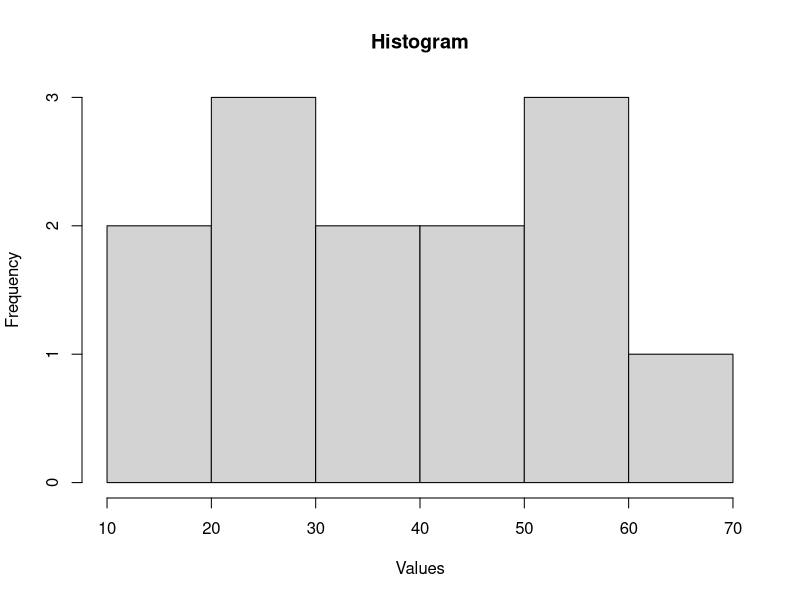
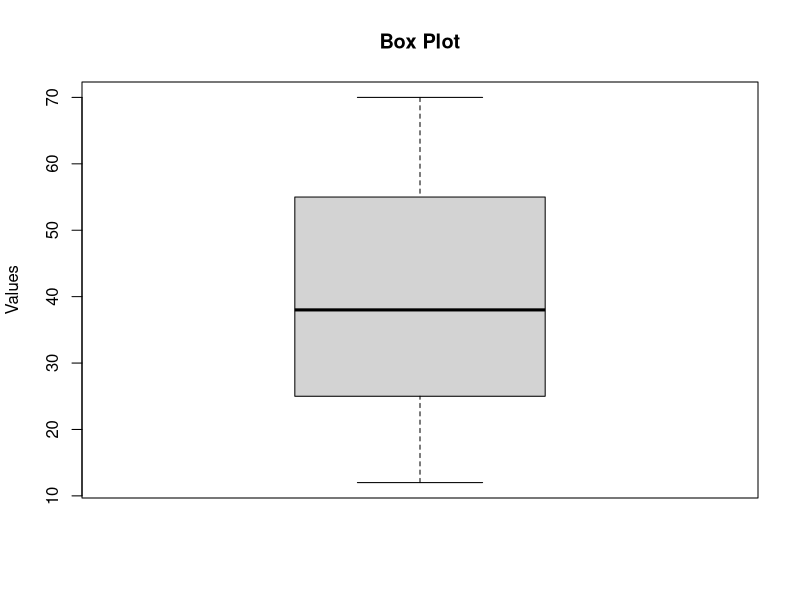

Write R code to recreate these figures, in order.
# Sample data
data <- c(12, 18, 22, 25, 30, 35, 38, 42, 50, 55, 58, 60, 70)

# 1. Measures of Central Tendency
# Mean
mean_value <- mean(data)
cat("Mean:", mean_value, "\n")

# Median
median_value <- median(data)
cat("Median:", median_value, "\n")

# Mode (if any)
table_result <- table(data)
modes <- names(table_result[table_result == max(table_result)])
if(length(modes) > 1) {
  cat("Modes:", paste(modes, collapse = ", "), "\n")
} else {
  cat("Mode:", modes, "\n")
}

# 2. Measures of Dispersion
# Range
range_values <- range(data)
cat("Range:", range_values[1], "to", range_values[2], "\n")

# Variance
variance_value <- var(data)
cat("Variance:", variance_value, "\n")

# Standard Deviation
sd_value <- sd(data)
cat("Standard Deviation:", sd_value, "\n")

# Interquartile Range (IQR)
iqr_value <- IQR(data)
cat("IQR:", iqr_value, "\n")

# 3. Frequency and Count
frequency_table <- table(data)
cat("Frequency Table:\n")
print(frequency_table)

# 4. Summary Statistics
summary_stats <- summary(data)
cat("Summary Statistics:\n")
print(summary_stats)

# 5. Histogram
hist(data, main = "Histogram", xlab = "Values", ylab = "Frequency")

# 6. Box Plot
boxplot(data, main = "Box Plot", ylab = "Values")

# 7. Correlation (two datasets)
data1 <- c(1, 2, 3, 4, 5, 6)
data2 <- c(2, 3, 5, 7, 8, 10)
correlation_coefficient <- cor(data1, data2)
cat("Correlation Coefficient:", correlation_coefficient, "\n")


#------------------------------------------Hypothesis tests ---------------
# One Sample T tests
# Sample data
data <- c(18, 20, 22, 24, 26, 28, 30, 32, 34, 36)

# Hypothesized population mean
mu <- 25

# Perform a one-sample t-test
t_test_result <- t.test(data, mu = mu)

# Print the t-test result
print(t_test_result)


## 2 Sample T - Test
# Sample data for two groups
group1 <- c(58, 60, 62, 64, 66)
group2 <- c(54, 56, 58, 60, 62)

# Perform a two-sample t-test
t_test_result <- t.test(group1, group2)

# Print the t-test result
print(t_test_result)

########## Chi-squared test
# Observed frequencies
observed <- c(25, 30, 35, 40)

# Expected proportions (e.g., equal proportions for a uniform distribution)
expected_proportions <- rep(1/4, length(observed))

# Perform a chi-squared goodness-of-fit test
chi_squared_test_result <- chisq.test(observed, p = expected_proportions)

# Print the chi-squared test result
print(chi_squared_test_result)

### Chi squared test of independence
# Create a contingency table
data <- matrix(c(20, 15, 10, 25, 30, 40), nrow = 2)

# Perform a chi-squared test of independence
chi_squared_test_result <- chisq.test(data)

# Print the chi-squared test result
print(chi_squared_test_result)

########   One way Anova
# Sample data for multiple groups
group1 <- c(20, 22, 24, 26, 28)
group2 <- c(30, 32, 34, 36, 38)
group3 <- c(40, 42, 44, 46, 48)

# Perform a one-way ANOVA
anova_result <- aov(c(group1, group2, group3) ~ rep(1:3, each = 5))

# Print the ANOVA result
print(summary(anova_result))





